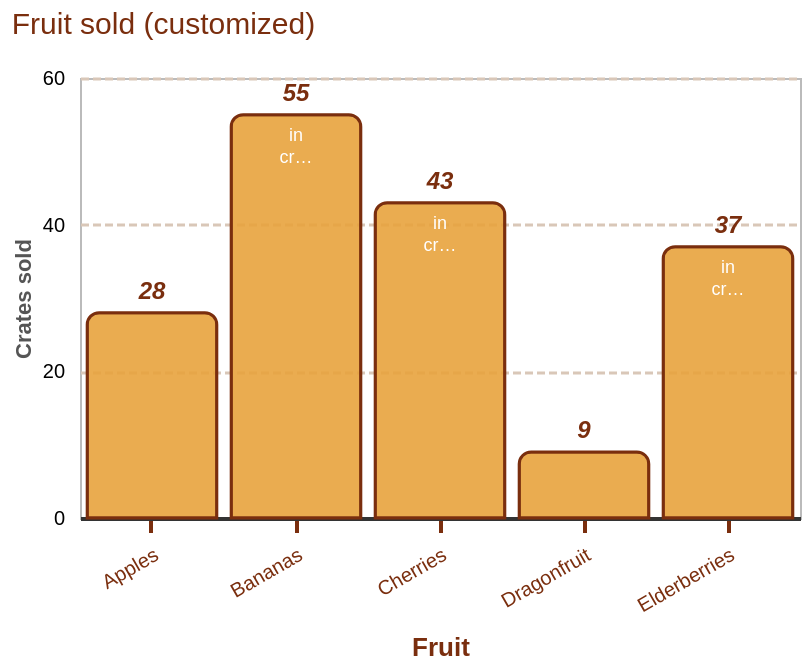

Here is the Vega-Lite specification saved for this chart:
### Vega-Lite specification from a JSON file in a GitHub repository (floating-point values rounded to 4 significant figures)
{"$schema": "https://vega.github.io/schema/vega-lite/v6.json", "description": "fc-qx1.44 customization: a layered bar chart with text labels, every guide and mark property away from its default.", "width": 360, "height": 220, "title": {"text": "Fruit sold (customized)", "anchor": "start", "color": "#7a2e0e", "fontSize": 15, "fontWeight": "normal", "offset": 14}, "data": {"values": [{"fruit": "Apples", "sold": 28}, {"fruit": "Bananas", "sold": 55}, {"fruit": "Cherries", "sold": 43}, {"fruit": "Dragonfruit", "sold": 9}, {"fruit": "Elderberries", "sold": 37}]}, "encoding": {"x": {"field": "fruit", "type": "nominal", "axis": {"labelAngle": -30, "labelColor": "#7a2e0e", "labelFontSize": 10, "labelPadding": 6, "tickColor": "#7a2e0e", "tickSize": 7, "tickWidth": 2, "domainColor": "#333333", "domainWidth": 2, "title": "Fruit", "titleColor": "#7a2e0e", "titleFontSize": 13, "titleFontWeight": "bold", "titlePadding": 10}}, "y": {"field": "sold", "type": "quantitative", "scale": {"domain": [0, 60], "nice": false}, "axis": {"tickCount": 4, "format": ".0f", "grid": true, "gridColor": "#d9c7b8", "gridDash": [4, 2], "gridWidth": 1.5, "domain": false, "ticks": false, "labelPadding": 8, "title": "Crates sold", "titleColor": "#555555"}}}, "layer": [{"mark": {"type": "bar", "color": "#e8a33d", "stroke": "#7a2e0e", "strokeWidth": 1.5, "cornerRadiusEnd": 6, "opacity": 0.9}}, {"mark": {"type": "text", "baseline": "bottom", "dy": -4, "fontSize": 12, "fontWeight": "bold", "fontStyle": "italic", "color": "#7a2e0e"}, "encoding": {"text": {"field": "sold", "type": "quantitative", "format": ".0f"}}}, {"mark": {"type": "text", "baseline": "top", "dy": 6, "fontSize": 9, "limit": 20, "color": "white", "text": ["in", "crates"]}, "transform": [{"filter": "datum.sold > 30"}]}], "config": {"view": {"stroke": "#bbbbbb"}}}
